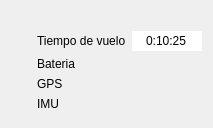
               <widget class="QWidget" name="tab">
                <attribute name="title">
                 <string> Estado UAV</string>
                </attribute>
                <layout class="QGridLayout" name="gridLayout_8">
                 <item row="2" column="1">
                  <widget class="QLabel" name="ejectbateriaLabel">
                   <property name="text">
                    <string>Bateria</string>
                   </property>
                  </widget>
                 </item>
                 <item row="2" column="2" alignment="Qt::AlignHCenter">
                  <widget class="QLabel" name="ejectbateria">
                   <property name="maximumSize">
                    <size>
                     <width>40</width>
                     <height>40</height>
                    </size>
                   </property>
                   <property name="text">
                    <string/>
                   </property>
                   <property name="pixmap">
                    <pixmap resource="imagenes.qrc">:/ejecucion/Imagenes/PackIconos/ejecucion/ic_battery_full.png</pixmap>
                   </property>
                   <property name="scaledContents">
                    <bool>true</bool>
                   </property>
                  </widget>
                 </item>
                 <item row="1" column="2">
                  <widget class="QLineEdit" name="ejecttimepoVuelo">
                   <property name="maximumSize">
                    <size>
                     <width>70</width>
                     <height>16777215</height>
                    </size>
                   </property>
                   <property name="inputMask">
                    <string/>
                   </property>
                   <property name="text">
                    <string>0:10:25</string>
                   </property>
                   <property name="frame">
                    <bool>false</bool>
                   </property>
                   <property name="alignment">
                    <set>Qt::AlignCenter</set>
                   </property>
                   <property name="dragEnabled">
                    <bool>false</bool>
                   </property>
                   <property name="readOnly">
                    <bool>true</bool>
                   </property>
                   <property name="clearButtonEnabled">
                    <bool>false</bool>
                   </property>
                  </widget>
                 </item>
                 <item row="0" column="0">
                  <widget class="QLabel" name="iconEstadoActual">
                   <property name="maximumSize">
                    <size>
                     <width>40</width>
                     <height>40</height>
                    </size>
                   </property>
                   <property name="text">
                    <string/>
                   </property>
                   <property name="pixmap">
                    <pixmap resource="imagenes.qrc">:/ejecucion/Imagenes/PackIconos/ejecucion/ic_insert_chart.png</pixmap>
                   </property>
                   <property name="scaledContents">
                    <bool>true</bool>
                   </property>
                  </widget>
                 </item>
                 <item row="1" column="1">
                  <widget class="QLabel" name="ejecttiempoVueloLabel">
                   <property name="text">
                    <string>Tiempo de vuelo</string>
                   </property>
                  </widget>
                 </item>
                 <item row="1" column="0" rowspan="5">
                  <spacer name="verticalSpacer_8">
                   <property name="orientation">
                    <enum>Qt::Vertical</enum>
                   </property>
                   <property name="sizeHint" stdset="0">
                    <size>
                     <width>20</width>
                     <height>40</height>
                    </size>
                   </property>
                  </spacer>
                 </item>
                 <item row="3" column="1">
                  <widget class="QLabel" name="ejectGPSLable">
                   <property name="text">
                    <string>GPS</string>
                   </property>
                  </widget>
                 </item>
                 <item row="4" column="1">
                  <widget class="QLabel" name="ejectImuLabel">
                   <property name="text">
                    <string>IMU</string>
                   </property>
                  </widget>
                 </item>
                 <item row="3" column="2" alignment="Qt::AlignHCenter">
                  <widget class="QLabel" name="ejectGPS">
                   <property name="maximumSize">
                    <size>
                     <width>40</width>
                     <height>40</height>
                    </size>
                   </property>
                   <property name="text">
                    <string/>
                   </property>
                   <property name="pixmap">
                    <pixmap resource="imagenes.qrc">:/ejecucion/Imagenes/PackIconos/ejecucion/ic_gps_ok.png</pixmap>
                   </property>
                   <property name="scaledContents">
                    <bool>true</bool>
                   </property>
                  </widget>
                 </item>
                 <item row="4" column="2" alignment="Qt::AlignHCenter">
                  <widget class="QLabel" name="ejectIMU">
                   <property name="maximumSize">
                    <size>
                     <width>40</width>
                     <height>40</height>
                    </size>
                   </property>
                   <property name="text">
                    <string/>
                   </property>
                   <property name="pixmap">
                    <pixmap resource="imagenes.qrc">:/ejecucion/Imagenes/PackIconos/ejecucion/ic_imu_ok.png</pixmap>
                   </property>
                   <property name="scaledContents">
                    <bool>true</bool>
                   </property>
                  </widget>
                 </item>
                </layout>
               </widget>
